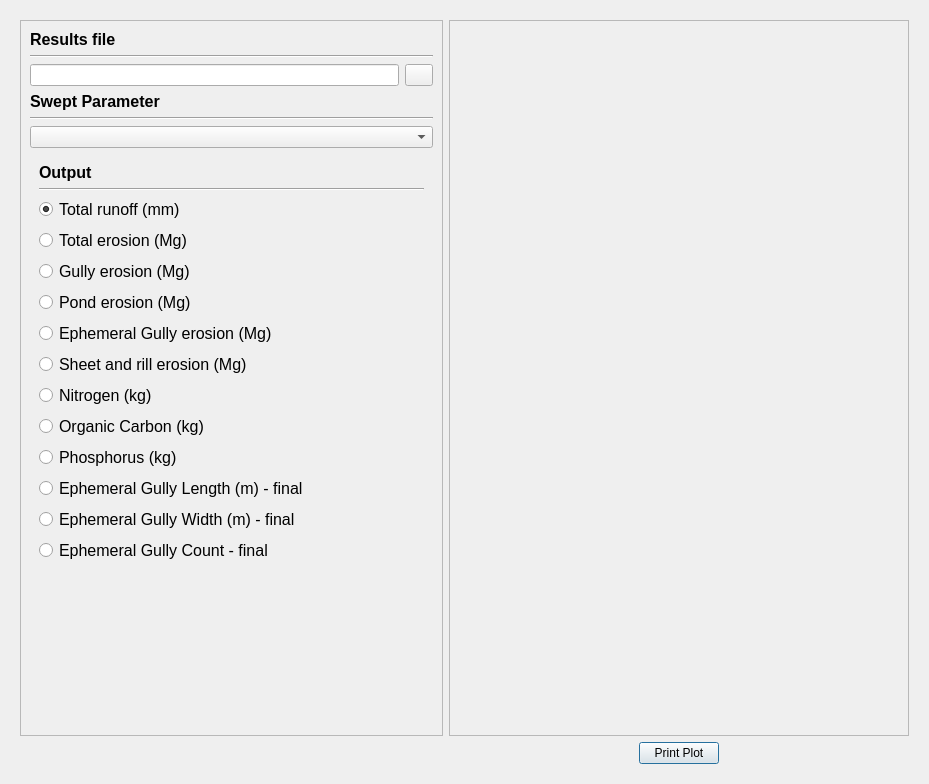
<?xml version="1.0" encoding="UTF-8"?>
<ui version="4.0">
 <class>Dialog</class>
 <widget class="QDialog" name="Dialog">
  <property name="geometry">
   <rect>
    <x>0</x>
    <y>0</y>
    <width>929</width>
    <height>784</height>
   </rect>
  </property>
  <property name="windowTitle">
   <string>One-at-a-Time Analysis Results</string>
  </property>
  <layout class="QGridLayout" name="gridLayout">
   <item row="0" column="0">
    <widget class="QScrollArea" name="scrollArea_9">
     <property name="frameShape">
      <enum>QFrame::NoFrame</enum>
     </property>
     <property name="widgetResizable">
      <bool>true</bool>
     </property>
     <widget class="QWidget" name="scrollAreaWidgetContents_9">
      <property name="geometry">
       <rect>
        <x>0</x>
        <y>0</y>
        <width>1037</width>
        <height>749</height>
       </rect>
      </property>
      <layout class="QGridLayout" name="gridLayout_43">
       <item row="0" column="1">
        <widget class="QFrame" name="frame_64">
         <property name="minimumSize">
          <size>
           <width>460</width>
           <height>0</height>
          </size>
         </property>
         <property name="frameShape">
          <enum>QFrame::StyledPanel</enum>
         </property>
         <property name="frameShadow">
          <enum>QFrame::Raised</enum>
         </property>
        </widget>
       </item>
       <item row="1" column="1">
        <layout class="QHBoxLayout" name="horizontalLayout_127">
         <item>
          <spacer name="horizontalSpacer_29">
           <property name="orientation">
            <enum>Qt::Horizontal</enum>
           </property>
           <property name="sizeHint" stdset="0">
            <size>
             <width>40</width>
             <height>20</height>
            </size>
           </property>
          </spacer>
         </item>
         <item>
          <widget class="QPushButton" name="print_graph">
           <property name="text">
            <string>Print Plot</string>
           </property>
          </widget>
         </item>
         <item>
          <spacer name="horizontalSpacer_28">
           <property name="orientation">
            <enum>Qt::Horizontal</enum>
           </property>
           <property name="sizeHint" stdset="0">
            <size>
             <width>40</width>
             <height>20</height>
            </size>
           </property>
          </spacer>
         </item>
        </layout>
       </item>
       <item row="0" column="0">
        <widget class="QFrame" name="frame_63">
         <property name="frameShape">
          <enum>QFrame::StyledPanel</enum>
         </property>
         <property name="frameShadow">
          <enum>QFrame::Raised</enum>
         </property>
         <layout class="QGridLayout" name="gridLayout_33">
          <item row="0" column="0">
           <widget class="QLabel" name="label_results_files_title">
            <property name="font">
             <font>
              <family>MS Shell Dlg 2</family>
              <pointsize>12</pointsize>
              <weight>75</weight>
              <bold>true</bold>
             </font>
            </property>
            <property name="text">
             <string>Results file</string>
            </property>
           </widget>
          </item>
          <item row="1" column="0">
           <widget class="Line" name="line_results_files">
            <property name="orientation">
             <enum>Qt::Horizontal</enum>
            </property>
           </widget>
          </item>
          <item row="2" column="0">
           <layout class="QHBoxLayout" name="horizontalLayout_124">
            <item>
             <widget class="QLineEdit" name="csv_results">
              <property name="minimumSize">
               <size>
                <width>213</width>
                <height>0</height>
               </size>
              </property>
             </widget>
            </item>
            <item>
             <widget class="QPushButton" name="browse">
              <property name="maximumSize">
               <size>
                <width>28</width>
                <height>16777215</height>
               </size>
              </property>
              <property name="text">
               <string/>
              </property>
             </widget>
            </item>
           </layout>
          </item>
          <item row="3" column="0">
           <widget class="QLabel" name="label_parameter_title">
            <property name="font">
             <font>
              <family>MS Shell Dlg 2</family>
              <pointsize>12</pointsize>
              <weight>75</weight>
              <bold>true</bold>
             </font>
            </property>
            <property name="text">
             <string>Swept Parameter</string>
            </property>
           </widget>
          </item>
          <item row="4" column="0">
           <widget class="Line" name="line_swept_parameter">
            <property name="orientation">
             <enum>Qt::Horizontal</enum>
            </property>
           </widget>
          </item>
          <item row="5" column="0">
           <widget class="QComboBox" name="combo_oat_parameter"/>
          </item>
          <item row="6" column="0">
           <widget class="QFrame" name="frame_18">
            <property name="frameShape">
             <enum>QFrame::NoFrame</enum>
            </property>
            <layout class="QGridLayout" name="gridLayout_31">
             <item row="0" column="0">
              <widget class="QLabel" name="label_71">
               <property name="font">
                <font>
                 <family>MS Shell Dlg 2</family>
                 <pointsize>12</pointsize>
                 <weight>75</weight>
                 <bold>true</bold>
                </font>
               </property>
               <property name="text">
                <string>Output</string>
               </property>
              </widget>
             </item>
             <item row="1" column="0">
              <widget class="Line" name="line_parameter">
               <property name="orientation">
                <enum>Qt::Horizontal</enum>
               </property>
              </widget>
             </item>
             <item row="2" column="0">
              <widget class="QRadioButton" name="runoff">
               <property name="font">
                <font>
                 <family>MS Shell Dlg 2</family>
                 <pointsize>12</pointsize>
                </font>
               </property>
               <property name="text">
                <string>Total runoff (mm)</string>
               </property>
               <property name="checked">
                <bool>true</bool>
               </property>
              </widget>
             </item>
             <item row="3" column="0">
              <widget class="QRadioButton" name="total_erosion">
               <property name="font">
                <font>
                 <family>MS Shell Dlg 2</family>
                 <pointsize>12</pointsize>
                </font>
               </property>
               <property name="text">
                <string>Total erosion (Mg)</string>
               </property>
              </widget>
             </item>
             <item row="4" column="0">
              <widget class="QRadioButton" name="gully_erosion">
               <property name="font">
                <font>
                 <family>MS Shell Dlg 2</family>
                 <pointsize>12</pointsize>
                </font>
               </property>
               <property name="text">
                <string>Gully erosion (Mg)</string>
               </property>
              </widget>
             </item>
             <item row="5" column="0">
              <widget class="QRadioButton" name="pond_erosion">
               <property name="font">
                <font>
                 <family>MS Shell Dlg 2</family>
                 <pointsize>12</pointsize>
                </font>
               </property>
               <property name="text">
                <string>Pond erosion (Mg)</string>
               </property>
              </widget>
             </item>
             <item row="6" column="0">
              <widget class="QRadioButton" name="ephemeral_erosion">
               <property name="font">
                <font>
                 <family>MS Shell Dlg 2</family>
                 <pointsize>12</pointsize>
                </font>
               </property>
               <property name="text">
                <string>Ephemeral Gully erosion (Mg)</string>
               </property>
              </widget>
             </item>
             <item row="7" column="0">
              <widget class="QRadioButton" name="sheet_erosion">
               <property name="font">
                <font>
                 <family>MS Shell Dlg 2</family>
                 <pointsize>12</pointsize>
                </font>
               </property>
               <property name="text">
                <string>Sheet and rill erosion (Mg)</string>
               </property>
              </widget>
             </item>
             <item row="8" column="0">
              <widget class="QRadioButton" name="nitrogen_erosion">
               <property name="font">
                <font>
                 <family>MS Shell Dlg 2</family>
                 <pointsize>12</pointsize>
                </font>
               </property>
               <property name="text">
                <string>Nitrogen (kg)</string>
               </property>
              </widget>
             </item>
             <item row="9" column="0">
              <widget class="QRadioButton" name="carbon_erosion">
               <property name="font">
                <font>
                 <family>MS Shell Dlg 2</family>
                 <pointsize>12</pointsize>
                </font>
               </property>
               <property name="text">
                <string>Organic Carbon (kg)</string>
               </property>
              </widget>
             </item>
             <item row="10" column="0">
              <widget class="QRadioButton" name="phosphorus_erosion">
               <property name="font">
                <font>
                 <family>MS Shell Dlg 2</family>
                 <pointsize>12</pointsize>
                </font>
               </property>
               <property name="text">
                <string>Phosphorus (kg)</string>
               </property>
              </widget>
             </item>
             <item row="11" column="0">
              <widget class="QRadioButton" name="gully_length">
               <property name="font">
                <font>
                 <family>MS Shell Dlg 2</family>
                 <pointsize>12</pointsize>
                </font>
               </property>
               <property name="text">
                <string>Ephemeral Gully Length (m) - final</string>
               </property>
              </widget>
             </item>
             <item row="12" column="0">
              <widget class="QRadioButton" name="gully_width">
               <property name="font">
                <font>
                 <family>MS Shell Dlg 2</family>
                 <pointsize>12</pointsize>
                </font>
               </property>
               <property name="text">
                <string>Ephemeral Gully Width (m) - final</string>
               </property>
              </widget>
             </item>
             <item row="13" column="0">
              <widget class="QRadioButton" name="gully_count">
               <property name="font">
                <font>
                 <family>MS Shell Dlg 2</family>
                 <pointsize>12</pointsize>
                </font>
               </property>
               <property name="text">
                <string>Ephemeral Gully Count - final</string>
               </property>
              </widget>
             </item>
            </layout>
           </widget>
          </item>
          <item row="7" column="0">
           <spacer name="verticalSpacer_9">
            <property name="orientation">
             <enum>Qt::Vertical</enum>
            </property>
            <property name="sizeHint" stdset="0">
             <size>
              <width>17</width>
              <height>37</height>
             </size>
            </property>
           </spacer>
          </item>
         </layout>
        </widget>
       </item>
      </layout>
     </widget>
    </widget>
   </item>
  </layout>
 </widget>
 <resources/>
 <connections/>
</ui>
